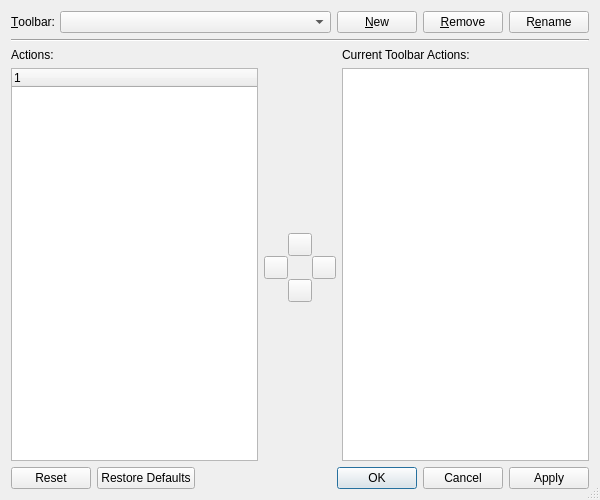
<?xml version="1.0" encoding="UTF-8"?>
<ui version="4.0">
 <class>E5ToolBarDialog</class>
 <widget class="QDialog" name="E5ToolBarDialog">
  <property name="geometry">
   <rect>
    <x>0</x>
    <y>0</y>
    <width>600</width>
    <height>500</height>
   </rect>
  </property>
  <property name="windowTitle">
   <string>Configure Toolbars</string>
  </property>
  <property name="sizeGripEnabled">
   <bool>true</bool>
  </property>
  <layout class="QVBoxLayout">
   <item>
    <layout class="QHBoxLayout">
     <item>
      <widget class="QLabel" name="label">
       <property name="text">
        <string>&amp;Toolbar:</string>
       </property>
       <property name="buddy">
        <cstring>toolbarComboBox</cstring>
       </property>
      </widget>
     </item>
     <item>
      <widget class="QComboBox" name="toolbarComboBox">
       <property name="sizePolicy">
        <sizepolicy hsizetype="Expanding" vsizetype="Fixed">
         <horstretch>0</horstretch>
         <verstretch>0</verstretch>
        </sizepolicy>
       </property>
       <property name="toolTip">
        <string>Select the toolbar to configure</string>
       </property>
      </widget>
     </item>
     <item>
      <widget class="QPushButton" name="newButton">
       <property name="toolTip">
        <string>Press to create a new toolbar</string>
       </property>
       <property name="text">
        <string>&amp;New</string>
       </property>
      </widget>
     </item>
     <item>
      <widget class="QPushButton" name="removeButton">
       <property name="toolTip">
        <string>Press to remove the selected toolbar</string>
       </property>
       <property name="text">
        <string>&amp;Remove</string>
       </property>
      </widget>
     </item>
     <item>
      <widget class="QPushButton" name="renameButton">
       <property name="toolTip">
        <string>Press to rename the selected toolbar</string>
       </property>
       <property name="text">
        <string>R&amp;ename</string>
       </property>
      </widget>
     </item>
    </layout>
   </item>
   <item>
    <widget class="Line" name="line">
     <property name="orientation">
      <enum>Qt::Horizontal</enum>
     </property>
    </widget>
   </item>
   <item>
    <layout class="QGridLayout">
     <item row="0" column="0">
      <widget class="QLabel" name="label_2">
       <property name="text">
        <string>Actions:</string>
       </property>
      </widget>
     </item>
     <item row="0" column="2">
      <widget class="QLabel" name="label_3">
       <property name="text">
        <string>Current Toolbar Actions:</string>
       </property>
      </widget>
     </item>
     <item row="1" column="0" rowspan="3">
      <widget class="QTreeWidget" name="actionsTree">
       <property name="toolTip">
        <string>Select the action to add to the current toolbar</string>
       </property>
       <property name="alternatingRowColors">
        <bool>true</bool>
       </property>
       <property name="rootIsDecorated">
        <bool>false</bool>
       </property>
       <column>
        <property name="text">
         <string/>
        </property>
       </column>
      </widget>
     </item>
     <item row="1" column="1">
      <spacer>
       <property name="orientation">
        <enum>Qt::Vertical</enum>
       </property>
       <property name="sizeHint" stdset="0">
        <size>
         <width>20</width>
         <height>40</height>
        </size>
       </property>
      </spacer>
     </item>
     <item row="1" column="2" rowspan="3">
      <widget class="QListWidget" name="toolbarActionsList">
       <property name="toolTip">
        <string>Select the action to work on</string>
       </property>
       <property name="whatsThis">
        <string>&lt;b&gt;Current Toolbar Actions&lt;/b&gt;&lt;p&gt;This list shows the actions of the selected toolbar. Select an action and use the up or down button to change the order of actions or the left button to delete it. To add an action to the toolbar, select it in the list of available actions and press the right button.&lt;/p&gt;</string>
       </property>
      </widget>
     </item>
     <item row="2" column="1">
      <layout class="QGridLayout">
       <property name="spacing">
        <number>0</number>
       </property>
       <item row="0" column="1">
        <widget class="QToolButton" name="upButton">
         <property name="toolTip">
          <string>Press to move the selected action up.</string>
         </property>
         <property name="text">
          <string/>
         </property>
        </widget>
       </item>
       <item row="1" column="0">
        <widget class="QToolButton" name="leftButton">
         <property name="toolTip">
          <string>Press to delete the selected action from the toolbar</string>
         </property>
         <property name="text">
          <string/>
         </property>
        </widget>
       </item>
       <item row="1" column="2">
        <widget class="QToolButton" name="rightButton">
         <property name="toolTip">
          <string>Press to add the selected action to the toolbar</string>
         </property>
         <property name="text">
          <string/>
         </property>
        </widget>
       </item>
       <item row="2" column="1">
        <widget class="QToolButton" name="downButton">
         <property name="toolTip">
          <string>Press to move the selected action down.</string>
         </property>
         <property name="text">
          <string/>
         </property>
        </widget>
       </item>
      </layout>
     </item>
     <item row="3" column="1">
      <spacer>
       <property name="orientation">
        <enum>Qt::Vertical</enum>
       </property>
       <property name="sizeHint" stdset="0">
        <size>
         <width>20</width>
         <height>40</height>
        </size>
       </property>
      </spacer>
     </item>
    </layout>
   </item>
   <item>
    <widget class="QDialogButtonBox" name="buttonBox">
     <property name="orientation">
      <enum>Qt::Horizontal</enum>
     </property>
     <property name="standardButtons">
      <set>QDialogButtonBox::Apply|QDialogButtonBox::Cancel|QDialogButtonBox::Ok|QDialogButtonBox::Reset|QDialogButtonBox::RestoreDefaults</set>
     </property>
    </widget>
   </item>
  </layout>
 </widget>
 <tabstops>
  <tabstop>toolbarComboBox</tabstop>
  <tabstop>newButton</tabstop>
  <tabstop>removeButton</tabstop>
  <tabstop>renameButton</tabstop>
  <tabstop>actionsTree</tabstop>
  <tabstop>toolbarActionsList</tabstop>
  <tabstop>upButton</tabstop>
  <tabstop>downButton</tabstop>
  <tabstop>rightButton</tabstop>
  <tabstop>leftButton</tabstop>
  <tabstop>buttonBox</tabstop>
 </tabstops>
 <resources/>
 <connections/>
</ui>
